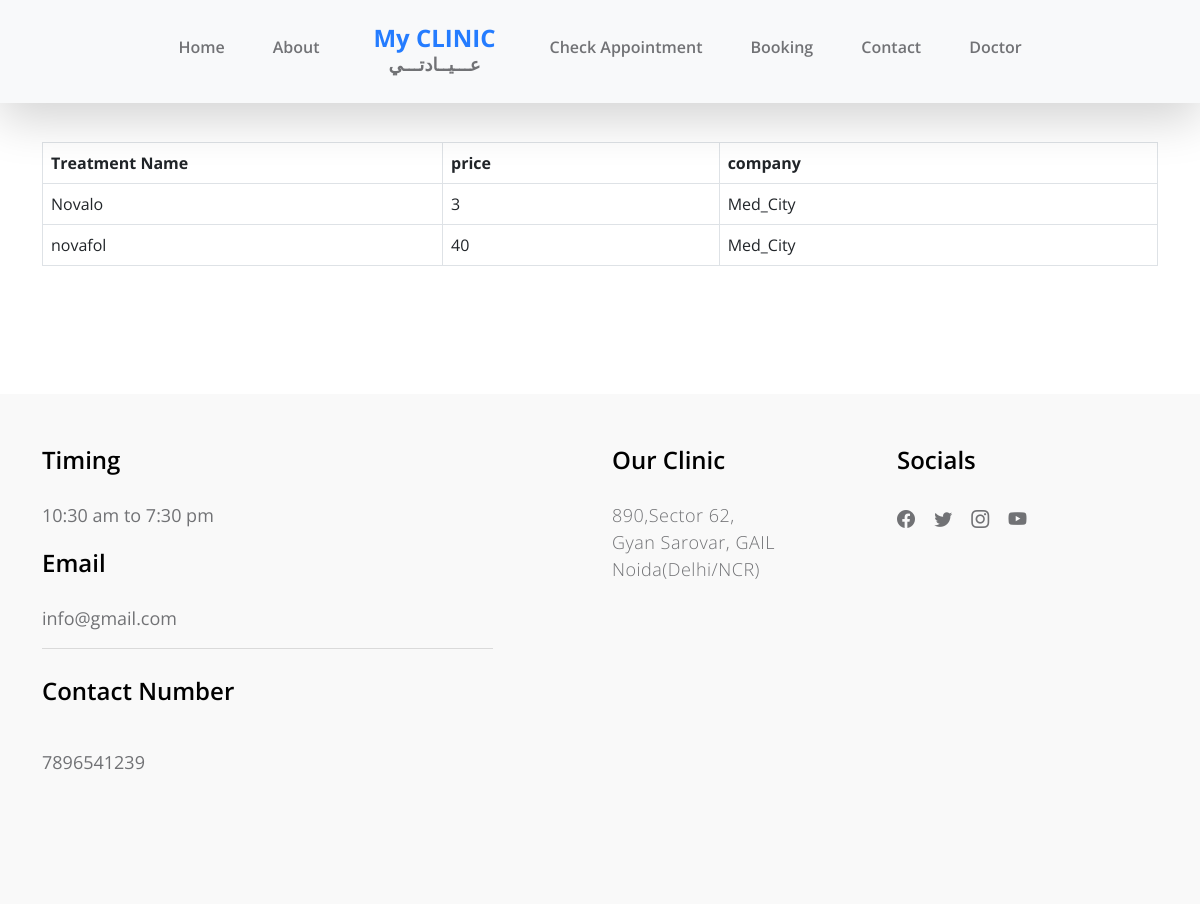
The app's page /dams/view.php?number=611388102 with its own data.
### tables this page shows
CREATE TABLE `drugs` (
  `NAME` varchar(50) NOT NULL,
  `TYPE` varchar(20) NOT NULL,
  `BARCODE` varchar(20) NOT NULL,
  `DOSE` varchar(10) NOT NULL,
  `CODE` varchar(10) NOT NULL,
  `COST_PRICE` double NOT NULL,
  `SELLING_PRICE` double NOT NULL,
  `EXPIRY` varchar(20) NOT NULL,
  `COMPANY_NAME` varchar(50) NOT NULL,
  `PRODUCTION_DATE` date NOT NULL,
  `EXPIRATION_DATE` date NOT NULL,
  `PLACE` varchar(20) NOT NULL,
  `QUANTITY` int(11) NOT NULL,
  `id` int(10) UNSIGNED NOT NULL
);

CREATE TABLE `tblpage` (
  `ID` int(10) NOT NULL,
  `PageType` varchar(200) DEFAULT NULL,
  `PageTitle` mediumtext DEFAULT NULL,
  `PageDescription` mediumtext DEFAULT NULL,
  `Email` varchar(200) DEFAULT NULL,
  `MobileNumber` bigint(10) DEFAULT NULL,
  `UpdationDate` date DEFAULT NULL,
  `Timing` varchar(200) NOT NULL
);

### dams/view.php (the view, shortened to what this page needs)
<?php
$number = $_GET["number"];
?>
<!doctype html>
<html lang="en">
    <head>
        <link href="css/bootstrap.min.css" rel="stylesheet">
        <link href="css/bootstrap-icons.css" rel="stylesheet">
        <link href="css/owl.carousel.min.css" rel="stylesheet">
        <link href="css/owl.theme.default.min.css" rel="stylesheet">
        <link href="css/templatemo-medic-care.css" rel="stylesheet">
    </head>
    <body id="top">
        <main>
            <?php include_once('includes/header.php');?>
            <section class="section-padding" id="booking">
                <div class="container">
                    <div class="row">
                        <div class="col-lg-12 col-12 mx-auto">
							<div class="widget-body">
						<div class="table-responsive">
							<table class="table table-bordered table-hover js-basic-example dataTable table-custom">
								<thead>
									<tr>
										<th style="width:400px;">Treatment Name</th>
										<th>price</th>
										<th>company </th>
									</tr>
								</thead>
								<tbody>
            <?php
$sql="SELECT NAME,SELLING_PRICE,COMPANY_NAME from  treatment
JOIN drugs ON treatment.drug_id =drugs.id
where patient_id= $number";
$query = $dbh -> prepare($sql);
$query->execute();
$results=$query->fetchAll(PDO::FETCH_OBJ);
$cnt=1;
if($query->rowCount() > 0)
{
foreach($results as $row)
{               ?>
									<tr>
										<td><?php  echo htmlentities($row->NAME);?></td>
										<td><?php  echo htmlentities($row->SELLING_PRICE);?></td>
										<td><?php  echo htmlentities($row->COMPANY_NAME);?></td>
									</tr>
								 <?php $cnt=$cnt+1;}} ?>
								</tbody>
							</table>
						</div>
					</div>
                </div>
            </section>
        </main>
        <?php include_once('includes/footer.php');?>
    </body>
</html>

### dams/includes/footer.php (shortened to what this page needs)
<footer class="site-footer section-padding" id="contact">
            <div class="container">
                <div class="row">
                    <div class="col-lg-5 me-auto col-12">
                        <?php
$sql="SELECT * from tblpage where PageType='contactus'";
$query = $dbh -> prepare($sql);
$query->execute();
$results=$query->fetchAll(PDO::FETCH_OBJ);
$cnt=1;
if($query->rowCount() > 0)
{
foreach($results as $row)
{               ?>
                        <h5 class="mb-lg-4 mb-3">Timing</h5>
                        <ul class="list-group list-group-flush">
                            <li class="list-group-item d-flex">
                                <?php  echo ($row->Timing);?>
                            </li></ul>
                            <h5 class="mb-lg-4 mb-3">Email</h5>
                            <ul class="list-group list-group-flush">
                            <li class="list-group-item d-flex">
                                <?php  echo ($row->Email);?></li>
                                <br>
                                 <h5 class="mb-lg-4 mb-3">Contact Number</h5>
                            <li class="list-group-item d-flex">
                                <?php  echo ($row->MobileNumber);?></li>
                        </ul>
                    </div>
                    <div class="col-lg-2 col-md-6 col-12 my-4 my-lg-0">
                        <h5 class="mb-lg-4 mb-3">Our Clinic</h5>
                        <p><?php  echo ($row->PageDescription);?></p>
                    </div>
<?php $cnt=$cnt+1;}} ?>
                    <div class="col-lg-3 col-md-6 col-12 ms-auto">
                        <h5 class="mb-lg-4 mb-2">Socials</h5>
                        <ul class="social-icon">
                            <li><a href="#" class="social-icon-link bi-facebook"></a></li>
                            <li><a href="#" class="social-icon-link bi-twitter"></a></li>
                            <li><a href="#" class="social-icon-link bi-instagram"></a></li>
                            <li><a href="#" class="social-icon-link bi-youtube"></a></li>
                        </ul>
                    </div>
                </div>
        </footer>

### dams/css/templatemo-medic-care.css (style rules this page uses)
:root { --white-color: #FFFFFF; --primary-color: #247cff; --section-bg-color: #F9F9F9; --dark-color: #000000; --title-color: #565758; --p-color: #717275; --border-color: #eaeaea; --body-font-family: 'Open Sans', sans-serif; --h1-font-size: 48px; --h2-font-size: 36px; --h3-font-size: 32px; --h4-font-size: 28px; --h5-font-size: 24px; --h6-font-size: 22px; --p-font-size: 18px; --menu-font-size: 16px; --font-weight-light: 300; --font-weight-normal: 400; --font-weight-semibold: 600; --font-weight-bold: 700; }
body { background: var(--white-color); font-family: var(--body-font-family); position: relative; padding-top: 94px; }
h2, h3, h4, h5, h6 { color: var(--dark-color); line-height: inherit; }
h1, h2, h3, h4, h5, h6 { font-weight: var(--font-weight-semibold); }
h5 { font-size: var(--h5-font-size); }
p { color: var(--p-color); font-size: var(--p-font-size); font-weight: var(--font-weight-light); letter-spacing: 0.5px; }
a, button { touch-action: manipulation; transition: all 0.3s; }
a { color: var(--p-color); text-decoration: none; }
.section-padding { padding-top: 3rem; padding-bottom: 7rem; }
.list-group-item { background-color: transparent; color: var(--p-color); font-size: var(--p-font-size); padding: 1rem 0; }
.list-group-item:first-child { padding-top: 0; }
.site-footer { background: var(--section-bg-color); }
.social-icon { margin: 0; padding: 0; }
.social-icon li { list-style: none; display: inline-block; vertical-align: top; transition: all 0.3s; }
.social-icon-link { font-size: var(--p-font-size); display: inline-block; vertical-align: top; margin-top: 4px; margin-bottom: 4px; margin-right: 15px; }

### records on screen
drugs: NAME "Novalo", SELLING_PRICE "3", COMPANY_NAME "Med_City"
drugs: NAME "novafol", SELLING_PRICE "40", COMPANY_NAME "Med_City"
tblpage: Timing "10:30 am to 7:30 pm", Email "info@gmail.com", MobileNumber "7896541239", PageDescription "890,Sector 62, Gyan Sarovar, GAIL Noida(Delhi/NCR)"
